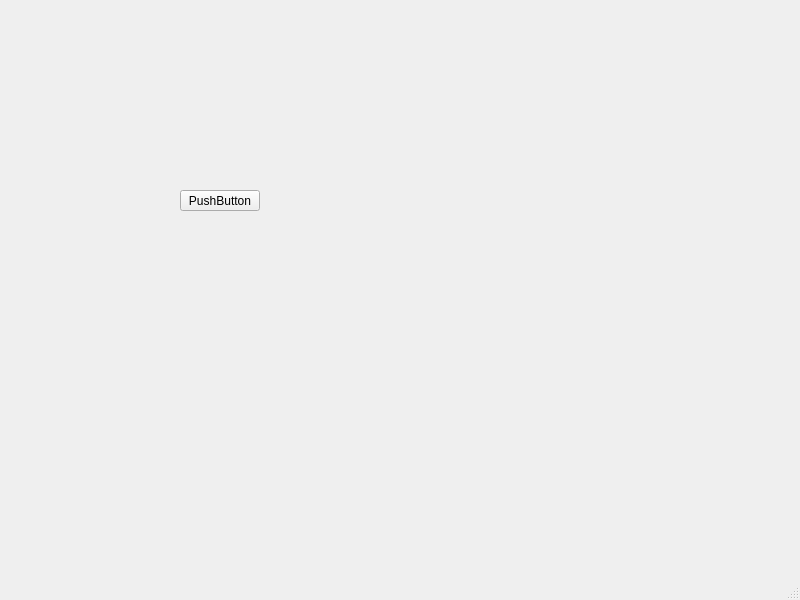
<?xml version="1.0" encoding="UTF-8"?>
<ui version="4.0">
 <class>MainWindow2</class>
 <widget class="QMainWindow" name="MainWindow2">
  <property name="geometry">
   <rect>
    <x>0</x>
    <y>0</y>
    <width>800</width>
    <height>600</height>
   </rect>
  </property>
  <property name="windowTitle">
   <string>MainWindow</string>
  </property>
  <widget class="QWidget" name="centralwidget">
   <widget class="QPushButton" name="pushButton">
    <property name="geometry">
     <rect>
      <x>180</x>
      <y>190</y>
      <width>80</width>
      <height>21</height>
     </rect>
    </property>
    <property name="text">
     <string>PushButton</string>
    </property>
   </widget>
  </widget>
  <widget class="QMenuBar" name="menubar">
   <property name="geometry">
    <rect>
     <x>0</x>
     <y>0</y>
     <width>800</width>
     <height>20</height>
    </rect>
   </property>
  </widget>
  <widget class="QStatusBar" name="statusbar"/>
 </widget>
 <resources/>
 <connections/>
</ui>
